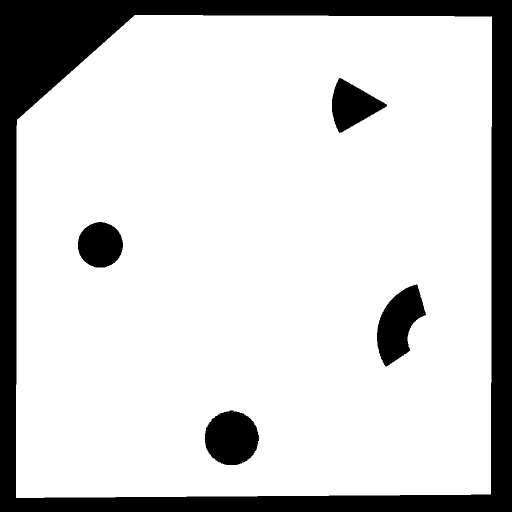
#> input picture Arena/arena1.png, 1024 x 1024 px, found by its file name (shown at 1/2 size); the run also reads 1 picture not shown here
$ jupyter execute --allow-errors obstacles.ipynb
#> lines starting #> are read from the running program, lines starting #| are printed output that depends on the picture; after the words box and inside, x2 and y2 are one past the last pixel; in counts of white or black regions, pixels touching at a corner belong together
### Arena/Interval.py
#!/usr/bin/env python3
import numpy as np
from sympy.geometry import Point,Circle,Segment,intersection
import matplotlib.pyplot as plt
from matplotlib.patches import Arc as Arc_patch
from matplotlib import collections  as mc

class Arc:
    def __init__(self,r,theta1,theta2,origin = (0,0)):
        x,y = origin
        self.x = x
        self.y = y
        self.r = r
        self.theta1 = theta1
        self.theta2 = theta2
        self.endpoints = [Point(self.x+r*np.cos(theta1),self.y+r*np.sin(theta1)),Point(self.x+r*np.cos(theta2),self.y+r*np.sin(theta2))]
        self.circle = Circle(Point(x,y),r)

    # [8 lines left out: function encloses, not called in this run]

    def draw(self,ax,color):
        ax.add_patch(Arc_patch((self.x, self.y), 2*self.r,2*self.r, theta1=np.rad2deg(self.theta1), theta2=np.rad2deg(self.theta2), linewidth=1, color=color))

# [73 lines left out: functions arc_circle, arc_arc, line_arc, line_line, not called in this run]

class Interval:
    def __init__(self,r1,r2,theta1,theta2,origin=(0,0)):

        if r1>r2:
            r1,r2 = r2,r1

        if theta1>theta2:
            theta1,theta2 = theta2,theta1

        not_zero = lambda x: x if x != 0.0 else 1e-6
        r1,r2,theta1,theta2 =  list(map(not_zero,[r1,r2,theta1,theta2]))

        self.r1 = r1
        self.r2 = r2
        self.theta1 = theta1
        self.theta2 = theta2
        x,y = origin
        self.origin = origin
        self.x = x
        self.y = y
        self.gamma1 = Arc(r1,theta1,theta2,origin=origin)
        self.gamma2 = Arc(r2,theta1,theta2,origin=origin)
        self.l1 = Segment((x+r1*np.cos(theta1),y+r1*np.sin(theta1)),(x+r2*np.cos(theta1),y+r2*np.sin(theta1)))
        self.l2 = Segment((x+r1*np.cos(theta2),y+r1*np.sin(theta2)),(x+r2*np.cos(theta2),y+r2*np.sin(theta2)))
        self.l = [self.l1,self.l2]
        self.gamma = [self.gamma1,self.gamma2]

    def __contains__(self,point):
        r = np.linalg.norm(np.array((float(point[0]),float(point[1])))-np.array(self.origin))
        return (r<=self.r2 and r>=self.r1) and self.gamma1.encloses(point)

    def __repr__(self):
        return f"Interval({self.r1},{self.r2},{self.theta1},{self.theta2},{self.origin})"

    def draw(self,ax,color):
        try:
            l11, l12 = tuple(self.l1.points[0]),tuple(self.l1.points[1])
            l21, l22 = tuple(self.l2.points[0]),tuple(self.l2.points[1])
            lc = mc.LineCollection([[l11,l12],[l21,l22]], colors = color, linewidths=1)
            self.gamma1.draw(ax,color)
            self.gamma2.draw(ax,color)
            ax.add_collection(lc)

        except AttributeError:
            self.gamma1.draw(ax,color)
            self.gamma2.draw(ax,color)


    # [57 lines left out: functions bisect, inclusion_test, interval_analysis, not called in this run]

### obstacles.ipynb
[cell 1]
from Interval import *
import cv2
from sympy.geometry import Line

[cell 2]
class Robot(Interval):
    radius = 30
    bot_color = 'r'
    color = 'red'
    Δt = 1

    def __init__(self,x_bot,y_bot,yaw,*args):

        self.x_bot = x_bot
        self.y_bot = y_bot
        self.yaw = yaw
        if len(args)==4:
            vi,vj,wi,wj = args
            self.theta1 = yaw
            self.theta2 = yaw + (wi - wj)*self.Δt
            self.origin = (x_bot+self.radius*(np.cos(self.theta1)+np.cos(self.theta2))/(1e-6 + np.sin(self.theta1-self.theta2)),
                           y_bot+self.radius*(np.sin(self.theta1)+np.sin(self.theta2))/(1e-6 + np.sin(self.theta1-self.theta2)))
            self.r1 = 0
            self.r2 = (vi-vj)*self.Δt
            n = self.radius/np.sin(1e-6+(self.theta2-self.theta1)/2)
            self.nu1 = n - self.radius
            self.nu2 = n + self.radius + self.r2
            super(Robot,self).__init__(self.nu1,self.nu2,self.theta1,self.theta2,self.origin)


    def plot(self,ax):
        bot_circle = plt.Circle( (self.x_bot, self.y_bot),self.radius,color=self.bot_color)
        arrow = ax.arrow(self.x_bot,self.y_bot,self.radius*np.cos(self.yaw),self.radius*np.sin(self.yaw))
        patch = ax.add_patch(bot_circle)
        return [bot_circle,arrow]

    def plot_interval(self,ax):
        return super(Robot,self).draw(ax,self.color)

[cell 3]
arena = cv2.imread("arena1.png")
#> arena is the input picture: shape (1024, 1024, 3); 81.8% white; 5 black regions, box (x1, y1, x2, y2) and area: (0, 0, 1024, 1024) 159848, (754, 569, 852, 733) 9219, (410, 821, 518, 930) 9170, (664, 156, 774, 266) 6601, (156, 444, 246, 535) 6411
arena = (1-cv2.cvtColor(arena,cv2.COLOR_RGB2GRAY)/255).astype('int')
fig,ax = plt.subplots(figsize=(5,5))
ax.imshow(arena,cmap = plt.cm.Dark2)

[cell 4]
robot = Robot(200,800,0,5,-20,0,-0.78)
fig,ax = plt.subplots(figsize=(8,8))
ax.imshow(arena,cmap = plt.cm.Dark2,origin = 'lower')
robot.plot(ax)
robot.plot_interval(ax)
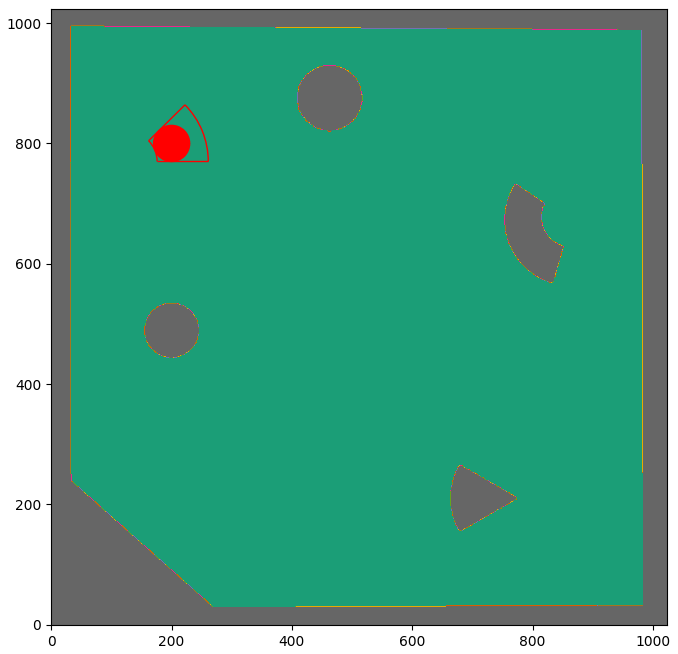
#> figure drawn by matplotlib, 1 panel

[cell 5]
arena_c = cv2.imread("arenap.png")

[cell 6]
entities = [[],[],[],[],[],[]]
points = {
    (255,0,0) : 0,
    (0,255,0) : 1,
    (0,0,255) : 2,
    (128,128,0)  : 3,
    (128,0,128) : 4,
    (0,128,128) : 5
}

for i in range(len(arena_c)):
    for j in range(len(arena_c)):
        try:
            entities[int(points[tuple(arena_c[i,j])])].append((i,j))
        except KeyError:
            pass


print(entities)

[cell 7]
fig,ax = plt.subplots(figsize=(5,5))
ax.imshow(arena,cmap = plt.cm.Dark2,origin='lower')
colors = {
    0:"red",
    1:"blue",
    2:"green",
    3:"cyan",
    4: "yellow",
    5: "white"
}
for i in range(6):
    for point in entities[i]:
        ax.scatter(point[1],point[0], marker = ".", color = colors[i], s = 10)
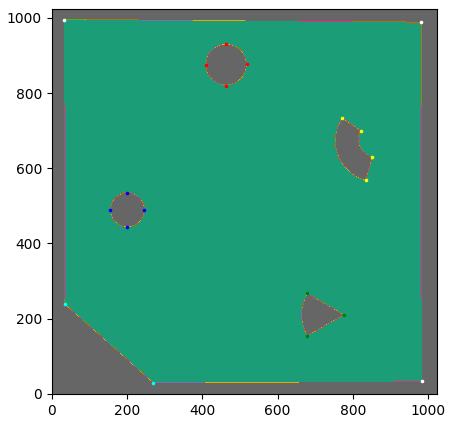
#> figure drawn by matplotlib, 1 panel

[cell 8]
fig,ax = plt.subplots(figsize=(5,5))
ax.imshow(arena,cmap = plt.cm.Dark2,origin='lower')
i = 0
for point in entities[5]:
        ax.scatter(point[1],point[0], marker = ".", color = colors[i], s = 10)
        i+=1

[cell 9]
fig,ax = plt.subplots(figsize=(5,5))
ax.imshow(arena,cmap = plt.cm.Dark2,origin='lower')
circle = entities[0]
r1 = np.linalg.norm(np.array(circle[1])-np.array(circle[2]))
r2 = np.linalg.norm(np.array(circle[0])-np.array(circle[3]))
r = (r1+r2)/4
center = ((circle[3][1]+circle[0][1])/2,(circle[2][0]+circle[1][0])/2)
circle1 = Interval(0,r,0,6.2831,center)
circle1.draw(ax,'red')
print(f"radius = {r}, center = {center}")

[cell 10]
fig,ax = plt.subplots(figsize=(5,5))
ax.imshow(arena,cmap = plt.cm.Dark2,origin='lower')
circle = entities[1]
r1 = np.linalg.norm(np.array(circle[1])-np.array(circle[2]))
r2 = np.linalg.norm(np.array(circle[0])-np.array(circle[3]))
r = (r1+r2)/4
center = ((circle[3][1]+circle[0][1])/2,(circle[2][0]+circle[1][0])/2)
circle1 = Interval(0,r,0,6.2831,center)
circle1.draw(ax,'red')
print(f"radius = {r}, center = {center}")

[cell 11]
fig,ax = plt.subplots(figsize=(5,5))
ax.imshow(arena,cmap = plt.cm.Dark2,origin='lower')
sector = entities[2]
r1 = np.linalg.norm(np.array(sector[0])-np.array(sector[1]))
r2 = np.linalg.norm(np.array(sector[1])-np.array(sector[2]))
r = (r1+r2)/2
center = sector[1][::-1]
xp1,yp1 = np.array(sector[1])-np.array(sector[2])
theta1 = np.arctan2(yp1,xp1) if yp1>=0 else 2*np.pi + np.arctan2(yp1,xp1)
xp2,yp2 = np.array(sector[0])-np.array(sector[1])
theta2 = np.arctan2(yp2,xp2) if yp2>=0 else 2*np.pi + np.arctan2(yp2,xp2)

circle1 = Interval(0,r,theta1+np.pi/2,theta2-np.pi/2,center)
circle1.draw(ax,'red')
print(f"radius = {r}, theta1 = {circle1.theta1},theta2 = {circle1.theta2} center = {center}")

[cell 12]
fig,ax = plt.subplots(figsize=(5,5))
ax.imshow(arena,cmap = plt.cm.Dark2,origin='lower')
sector = entities[3]
r = np.linalg.norm(np.array(sector[0])-np.array(sector[1]))

center = sector[0] #[::-1]

line1 = Line(sector[0],sector[1])

line3 = Line(center,(center[0]+2,center[1]))
theta1 = float(line1.angle_between(line3))
circle1 = Interval(0,r,np.pi/2+theta1,np.pi/2+theta1,center[::-1])
circle1.draw(ax,'red')
print(f"radius = {r}, theta1 = {circle1.theta1},theta2 = {circle1.theta2} center = {center}")

[cell 13]
fig,ax = plt.subplots(figsize=(5,5))
ax.imshow(arena,cmap = plt.cm.Dark2,origin='lower')
asector = entities[4]
line1 = Line(asector[0],asector[1])
line2 = Line(asector[2],asector[3])

center = intersection(line1,line2)[0]
line3 = Line(center,(center.x+2,center.y))
theta1 = float(line2.angle_between(line3))
theta2 = float(line1.angle_between(line3))
sector = [asector[0],(float(center.x),float(center.y)),asector[3]]
r1 = np.linalg.norm(np.array(sector[0])-np.array(sector[1]))
r2 = np.linalg.norm(np.array(sector[1])-np.array(sector[2]))
r = (r1+r2)/2
r11 = np.linalg.norm(np.array(asector[1])-np.array(sector[1]))
r22 = np.linalg.norm(np.array(asector[2])-np.array(sector[1]))
ra = (r11+r22)/2
center = sector[1][::-1]

print((theta1))

circle1 = Interval(ra,r,theta1+np.pi/2,3*np.pi/2-theta2,center)
circle1.draw(ax,'red')
print(f"r1 = {ra}, r2 = {r}, theta1 = {circle1.theta1},theta2 = {circle1.theta2} center = {center}")

[cell 14]
fig,ax = plt.subplots(figsize=(5,5))
ax.imshow(arena,cmap = plt.cm.Dark2,origin='lower')
sector = [(29,270),entities[5][0]]
r = np.linalg.norm(np.array(sector[0])-np.array(sector[1]))

center = sector[0] #[::-1]

line1 = Line(sector[0],sector[1])

line3 = Line(center,(center[0]+2,center[1]))
theta1 = float(line1.angle_between(line3))
circle1 = Interval(0,r,0-np.pi/2+theta1,0-np.pi/2+theta1,center[::-1])
circle1.draw(ax,'red')
print(f"radius = {r}, theta1 = {circle1.theta1},theta2 = {circle1.theta2} center = {center}")

[cell 15]
fig,ax = plt.subplots(figsize=(5,5))
ax.imshow(arena,cmap = plt.cm.Dark2,origin='lower')
sector = [entities[5][0],entities[5][1]]
r = np.linalg.norm(np.array(sector[0])-np.array(sector[1]))

center = sector[0] #[::-1]

line1 = Line(sector[0],sector[1])

line3 = Line(center,(center[0]+2,center[1]))
theta1 = float(line1.angle_between(line3))
circle1 = Interval(0,r,np.pi/2+theta1,np.pi/2+theta1,center[::-1])
circle1.draw(ax,'red')
print(f"radius = {r}, theta1 = {circle1.theta1},theta2 = {circle1.theta2} center = {center}")

[cell 16]
fig,ax = plt.subplots(figsize=(5,5))
ax.imshow(arena,cmap = plt.cm.Dark2,origin='lower')
sector = [entities[5][1],entities[5][2]]
r = np.linalg.norm(np.array(sector[0])-np.array(sector[1]))

center = sector[0] #[::-1]

line1 = Line(sector[0],sector[1])

line3 = Line(center,(center[0]+2,center[1]))
theta1 = float(line1.angle_between(line3))
circle1 = Interval(0,r,np.pi/2+theta1,np.pi/2+theta1,center[::-1])
circle1.draw(ax,'red')
print(f"radius = {r}, theta1 = {circle1.theta1},theta2 = {circle1.theta2} center = {center}")

[cell 17]
fig,ax = plt.subplots(figsize=(5,5))
ax.imshow(arena,cmap = plt.cm.Dark2,origin='lower')
sector = [entities[5][2],entities[3][1]]
r = np.linalg.norm(np.array(sector[0])-np.array(sector[1]))

center = sector[0] #[::-1]

line1 = Line(sector[0],sector[1])

line3 = Line(center,(center[0]+2,center[1]))
theta1 = float(line1.angle_between(line3))
circle1 = Interval(0,r,np.pi/2+theta1,np.pi/2+theta1,center[::-1])
circle1.draw(ax,'red')
print(f"radius = {r}, theta1 = {circle1.theta1},theta2 = {circle1.theta2} center = {center}")

[cell 18]
circle1 = Interval(0,45.751373584906915,0,6.283185307, (200.0, 489.5))
circle2 = Interval(0,54.751146764861105, 0,6.283185307, (463.0, 875.5))
sector = Interval(0,112.00781238321308, 2.6257835681132704,3.6728660674316074,(776, 210))
asector = Interval(47.83718524347152,109.86977539144914,2.5444159954971157,4.42545022745392,(864.2687056253413, 670.5772801747679))
wall1 = Interval(0,316.5706872090339,2.412064696573217,2.412064696573217,(270,29))
wall2 = Interval(0,713.0112201080709,0.00,0.00,(270,29))
wall3 = Interval(0,955.0020942385414,1.5728905645709292,1.5728905645709292,(983,33))
wall4 = Interval(0,949.0258162979551,3.134216601901824,3.134216601901824,(981,988))
wall5 = Interval(0,755.0026490019753,4.709739979958382,4.709739979958382,(32,995))
fig,ax = plt.subplots(figsize=(5,5))
ax.imshow(arena,cmap = plt.cm.Dark2,origin='lower')
circle1.draw(ax,'blue')
circle2.draw(ax,'blue')
sector.draw(ax,'blue')
asector.draw(ax,'blue')
wall1.draw(ax,'red')
wall2.draw(ax,'red')
wall3.draw(ax,'red')
wall4.draw(ax,'red')
wall5.draw(ax,'red')
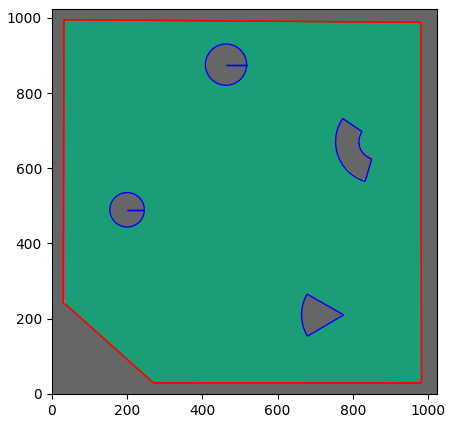
#> figure drawn by matplotlib, 1 panel

[cell 19]
json_string = '''
{
    "obstacles" : [
        {
        "name":"circle1",
        "params":[0,45.751373584906915,0,6.283185307],
        "center":[200.0, 489.5]
        },
        {
        "name":"circle2",
        "params":[0,54.751146764861105, 0,6.283185307],
        "center":[463.0, 875.5]
        },
        {
        "name":"sector",
        "params":[0,112.00781238321308, 2.6257835681132704,3.6728660674316074],
        "center":[776, 210]
        },
        {
        "name":"asector",
        "params":[47.83718524347152,109.86977539144914,2.5444159954971157,4.42545022745392],
        "center":[864.2687056253413, 670.5772801747679]
        },
        {
        "name":"wall1",
        "params":[0,316.5706872090339,2.412064696573217,2.412064696573217],
        "center":[270,29]
        },
        {
        "name":"wall2",
        "params":[0,713.0112201080709,0.00,0.00],
        "center":[270,29]
        },
        {
        "name":"wall3",
        "params":[0,955.0020942385414,1.5728905645709292,1.5728905645709292],
        "center":[983,33]
        },
        {
        "name":"wall4",
        "params":[0,949.0258162979551,3.134216601901824,3.134216601901824],
        "center":[981,988]
        },
        {
        "name":"wall5",
        "params":[0,755.0026490019753,4.709739979958382,4.709739979958382],
        "center":[32,995]
        }
    ]
}
'''

[cell 20]
import json

[cell 21]
with open('obstacles.json') as f:
#> (reads Arena/obstacles.json from the repository)
    data = json.load(f)
obstacles = []
for obstacle in data['obstacles']:
    params,center = obstacle['params'],obstacle['center']
    obstacles.append(Interval(*params,center))

[cell 22]
fig,ax = plt.subplots(figsize=(5,5))
ax.imshow(arena,cmap = plt.cm.Dark2,origin='lower')
for obstacle in obstacles:
    obstacle.draw(ax,'red')
